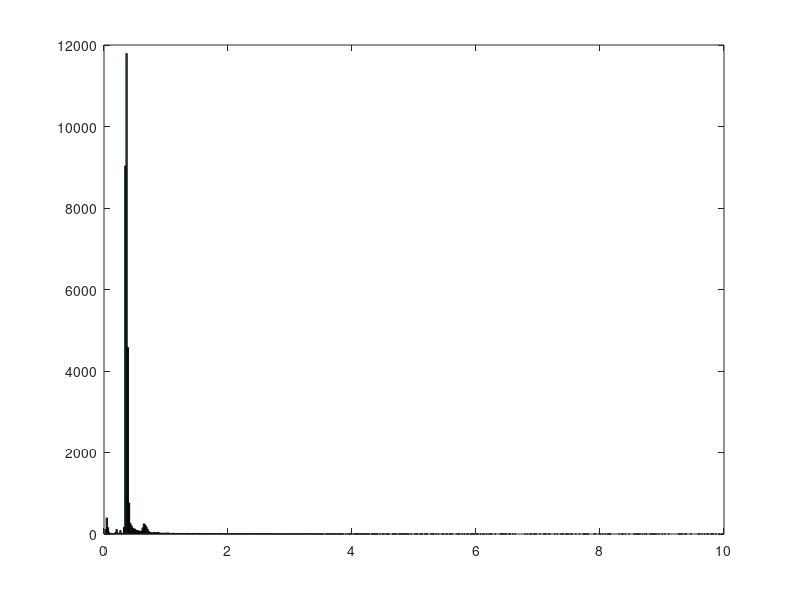

This figure's MATLAB source:
load 15/lifetime_raw.txt
index = lifetime_raw(:,1)
time = lifetime_raw(:,2);
error = lifetime_raw(:,3);

hist(time, 500);